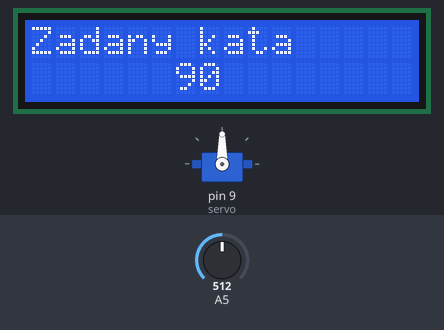
This sketch was run on a simulated Arduino Uno, built with avr-gcc and run on an emulated ATmega328P. Parts: servo, 16×2 character LCD. Inputs (shaded band) come from the test bench; at power-on: A5 = 512.

Above: at 1.2 s.
1.3 s: A5 set to 716
At 2.1 s:
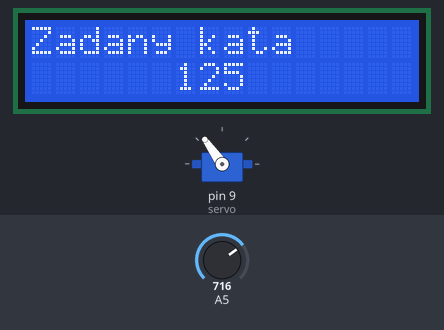
2.9 s: A5 set to 900
At 3.7 s:
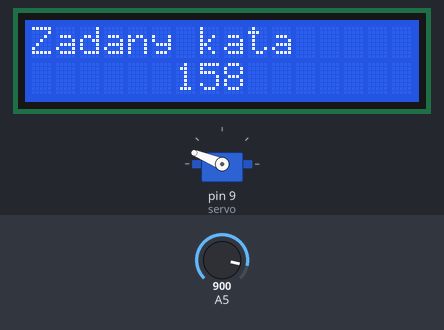
4.5 s: A5 set to 306
At 5.2 s:
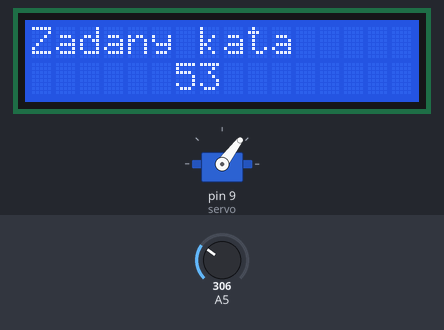
6.1 s: A5 set to 170
At 6.7 s:
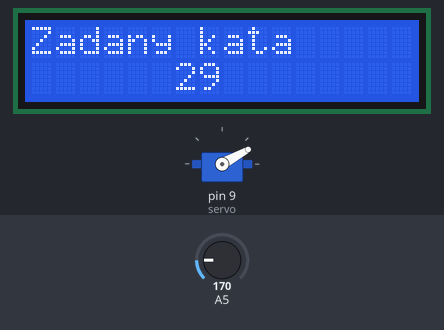
7.7 s: A5 set to 0
At 8.0 s:
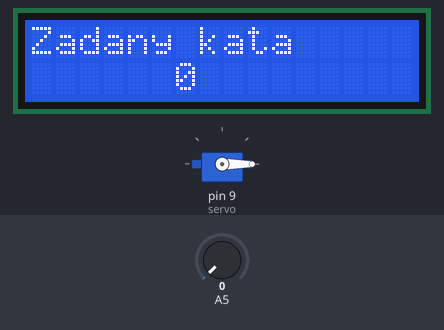
Timing chart, 0 to 10.2 s (numbered marks = the images above; inputs shaded):
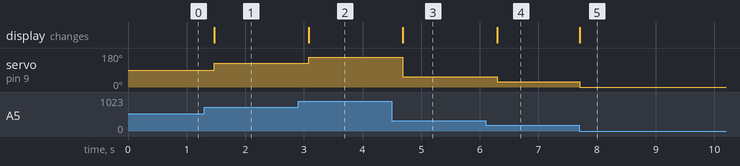

The sketch:

zad_4.ino
```cpp
/*
 * Zadanie 3
 * Celem tego ćwiczenia jest przejęcie kontroli nad serwomechanizmem.
 * Krok 1: Podłączyć wyświetlacz tak jak na poprzednich ćwiczeniach.
 * Krok 2: Podłączyć potencjometr do arduin, aby można było odczytywać sygnał analogowy
 *         Dla pewności proszę sprawdzić za pomocą wyświetlacza lub terminalu czy wartości poprawnie się wyswietlają
 *         Pytanie: Czemu są to liczby z zakresu 0-1023?
 * Krok 3: Podłączyć serwomechanizm
 *
 * Zadaniem będzie napisanie programu w którym za pomocą potencjometru będziemy sterować wychleniem serwomechanizmu.
 *
 * *Wskazówka* -> Tak jak wspomniano wcześniej wartości z potencjometru wynoszą 0-1023 a w zadniu wartości muszą miescic sie
 *                w zakresie 0-180. Pomoca będzie tutaj funkcja map()
 *
 */


#include <Servo.h>
#include <LiquidCrystal.h>

Servo servo;
LiquidCrystal lcd(2, 3, 4, 5, 6, 7);

int place = 0;
int change = 0;

void setup()
{
  servo.attach(9);
  lcd.begin(16, 2);
  lcd.setCursor(0,0);
  lcd.print("Zadany kata");
}

void loop()
{
  change = analogRead(A5);
  place = map(change, 0, 1023, 0,180);

  if (place < 180) {
    servo.write(place); //Wykonaj ruch
    lcd.setCursor(6,1);
    lcd.print(String(place) + "  ");
  }
  delay(200);
}
```

Measured:
- after the input at 1.3 s, servo on pin 9 (servo): 90° → 125° after 0.17 s; the display: changes after 0.17 s (image 1)
- after the input at 2.9 s, servo on pin 9 (servo): 125° → 158° after 0.18 s; the display: changes after 0.18 s (image 2)
- after the input at 4.5 s, servo on pin 9 (servo): 158° → 53° after 0.19 s; the display: changes after 0.19 s (image 3)
- after the input at 6.1 s, servo on pin 9 (servo): 53° → 29° after 0.20 s; the display: changes after 0.20 s (image 4)
- after the input at 7.7 s, servo on pin 9 (servo): 29° → 0° at once; the display: changes at once (image 5)
